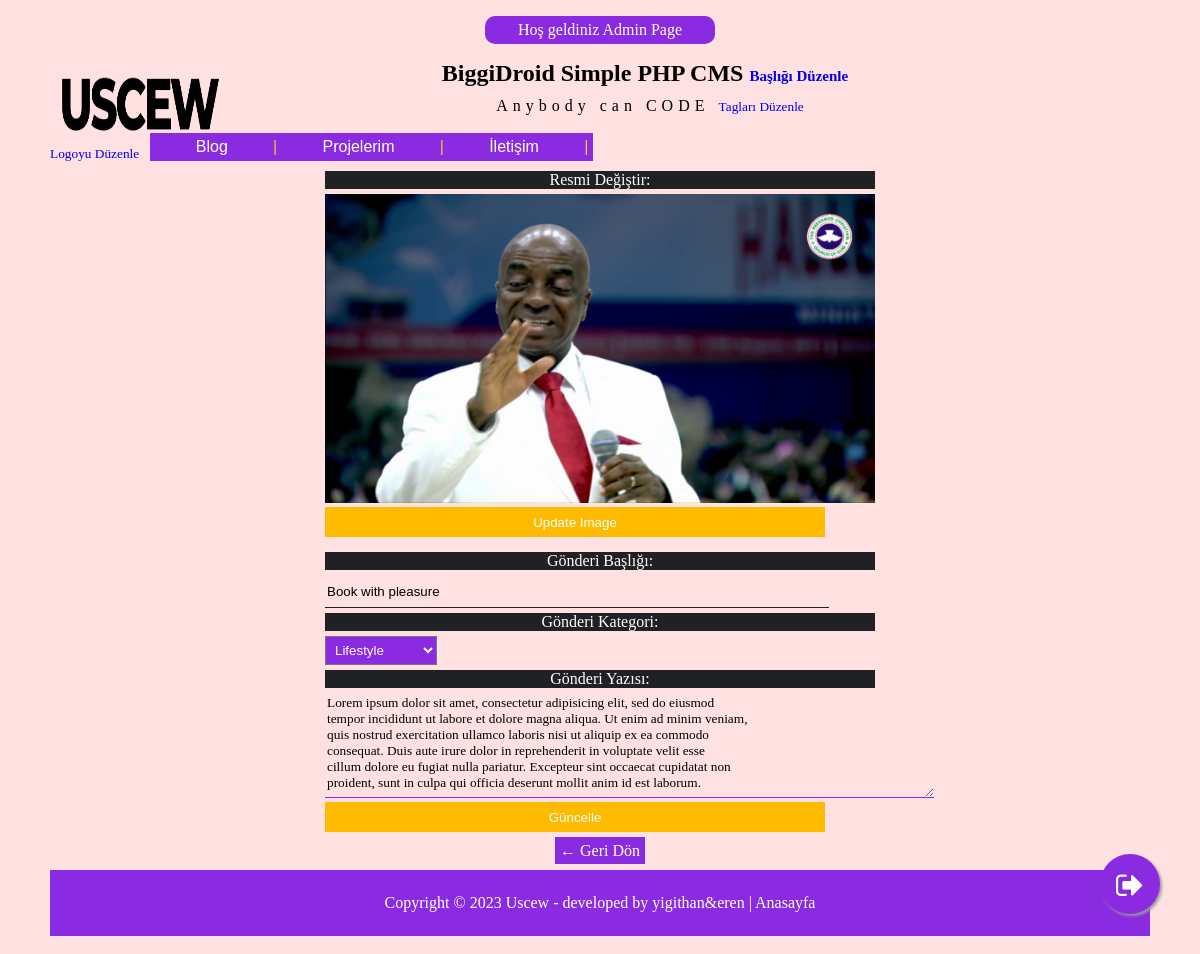
Page /admin/edit.php?id=14 (signed in) on the committed database.
### tables this page shows
CREATE TABLE `sitedetails` (
  `id` int(11) NOT NULL,
  `sitelogo` mediumtext DEFAULT NULL,
  `sitetitle` mediumtext DEFAULT NULL,
  `sitetagline` mediumtext DEFAULT NULL
);

CREATE TABLE `post` (
  `id` int(11) NOT NULL,
  `search` varchar(10000) DEFAULT NULL,
  `category` longtext DEFAULT NULL,
  `title` longtext DEFAULT NULL,
  `text` longtext DEFAULT NULL,
  `image` longtext DEFAULT NULL,
  `date` varchar(10000) DEFAULT NULL
);

### admin/edit.php (the view, shortened to what this page needs)
<?php
include 'include/header.php';
if (isset($_SESSION["admin"])) {
			$id = $_GET['id'];
			$query = mysqli_query($con, "SELECT * FROM post WHERE id='$id' ");
			$row = mysqli_fetch_assoc($query);
}else{
	header("location: login.php");
}
?>
	<form method="post" action="" enctype="multipart/form-data">
					<label>
                           <div style="margin: 0px;padding: 0px;">
                             <p>Resmi Değiştir:</p>
                            <img id="image" style="width: 100%;height: auto;cursor: pointer;margin-left:0px;" class="ui centered large image" src="../image/<?php echo $row["image"] ?>"/>
                          </div>
      		          </label>
      		          <input type="submit" name="updatelogo" value="Update Image">
     </form>
	<form method="post" action="">
					<p>Gönderi Başlığı:</p>
				    <input type="text" name="title" placeholder="Enter your title" value="<?php echo $row["title"] ?>">
				     <p>Gönderi Kategori:</p>
      		          <select name="category" style="padding: 5px;background: blueviolet;color: white;margin-bottom: 5px;">
      		          	<option><?php echo $row["category"]; ?></option>
      		          </select>
      		          <p>Gönderi Yazısı:</p>
      		          <textarea name="text" style="font-family: calibri;"><?php echo $row["text"] ?></textarea>
			<input type="submit" name="update" value="Güncelle">
			<center style="margin-top: 5px;">
				<a style="font-family: calibri; background: blueviolet;padding: 5px;color: white;text-decoration: none;" href="javascript:history.go(-1)">&larr; Geri Dön</a>
			</center>
	</form>
<?php include 'include/footer.php'; ?>

### admin/include/header.php (shortened to what this page needs)
<?php session_start();
include '../include/db.php';
	$query = mysqli_query($con, "SELECT * FROM sitedetails");
	$row = mysqli_fetch_assoc($query);
?>
<!DOCTYPE html>
<html>
<head>
	<link rel="stylesheet" type="text/css" href="../css/style.css">
	<link rel="stylesheet" type="text/css" href="../css/font-awesome.css">
</head>
<body>
<div class="container">
		<?php if (isset($_SESSION["admin"])) { ?><p class="linktag"><a href="index.php">
	Hoş geldiniz <?php echo $_SESSION["user"]; ?> </a></p><?php
}; ?>
	<div class="header">
		<div class="logo">
			<a href="../index.php"><img align="center" class="sitelogo" src="assets/images/logo.png"></a>
			<?php if (isset($_SESSION["admin"])) {
				echo "" ?>
				<br><small style="font-family: calibri;text-align: center;"><a href="editsite.php?id=<?php echo $row['id'] ?>">Logoyu Düzenle</a></small>
				<?php
			"";} ?>
		</div>
		<div class="mainhead">
			<h2><?php echo $row["sitetitle"] ?>
				<?php if (isset($_SESSION["admin"])) {
				echo "" ?>
				<small style="font-family: calibri;text-align: center;font-size: 15px;"><a href="editsite.php?id=<?php echo $row['id'] ?>">Başlığı Düzenle</a></small>
				<?php
			"";} ?>
			</h2>
			<span class="sitetagline"><?php echo $row["sitetagline"] ?>
				<?php if (isset($_SESSION["admin"])) {
				echo "" ?>
				<small style="font-family: calibri;letter-spacing: normal;"><a href="editsite.php?id=<?php echo $row['id'] ?>">Tagları Düzenle</a></small>
				<?php
			"";} ?>
			</span>
		</div>
		<br>
		<nav>
			<a href="index.php">Blog</a> |
			<a href="projelerim.php">Projelerim</a> |
			<a href="contact.php">İletişim</a> |
		</nav>
	</div>

### css/style.css (style rules this page uses)
body { font-family: arial; background: #ffe1e1; }
.container { margin-left: auto; margin-right: auto; width: 1100px; background: #ffe1e1; padding: 10px; padding-top: 0px; margin-top: 0px; }
.logo { width: 100px; float: left; }
.mainhead { text-align: center; }
.mainhead h2 { margin: 10px; font-family: cursive; }
.linktag { background: blueviolet; color: white; text-align: center; width: 20%; margin-right: auto; margin-left: auto; padding: 5px; border-radius: 10px; }
nav { display: inline-block; background: blueviolet; padding: 5px; color: #fcc12d; }
nav a { margin-right: 20px; margin-left: 20px; color: white; text-decoration: none; padding: 20.8px; }
form p { padding: 0px; margin: 0px; margin-bottom: 5px; background: #1f2124; color: white; text-align: center; }
form { font-family: calibri; }
form input { width: 500px; margin-bottom: 5px; }
form input[type="text"] { border: none; border-bottom: 1px solid #1f2124; outline: none; background: transparent; }
form input[type="submit"] { background: #fb0; outline: none; border: none; color: white; padding: 5px; }
textarea { outline: none; border: 1px solid blueviolet; background: transparent; }
p { font-family: calibri; }
h2 { font-family: calibri; }
img { background-position: center top !important; }
.sitetagline { font-family: calibri; margin: 0px; margin-top: 0px; letter-spacing:5px; }
.sitelogo { height: 40px; width: 39px; background: #8a2be2; margin-top: 5px; padding: 10px; border-radius: 100%; border: 1px solid #8a2be2; }
a { text-decoration: none; }
.linktag a { color: white; }

### admin/include/header.php (style rules this page uses)
.sitelogo { height: 57px; width: 159px; background:#eeeeee00; margin-top: 5px; padding: 10px; border-radius: 0%; border: 1px solid #eeeeee00; }

### admin/edit.php (style rules this page uses)
form { margin-right: auto; margin-left: auto; width: 50%; margin-top: 10px; margin-bottom: 10px; }
h2 { text-align: center; }
input { height: 30px; background: transparent; outline: none; border:none; border-bottom: 1px solid blueviolet; }
textarea { height: 100px; width: 110%; background: transparent; outline: none; border:none; border-bottom: 1px solid blueviolet; }

### rows in the picture
sitedetails: sitetitle "BiggiDroid Simple PHP CMS", sitetagline "Anybody can CODE"
post: image (picture), title "Book with pleasure", category "Lifestyle", text "Lorem ipsum dolor sit amet, consectetur adipisicing elit, sed do eiusmod tempor incididunt ut labore et dolore magna aliqua. Ut enim ad minim veniam, quis nostrud exercitation ullamco laboris nisi ut aliquip ex ea commodo consequat. Duis aute irure dolor in reprehenderit in voluptate velit esse cillum dolore eu fugiat nulla pariatur. Excepteur sint occaecat cupidatat non proident, sunt in culpa qui officia deserunt mollit anim id est laborum."

### other values in the picture
$_SESSION["user"] "Admin Page"
